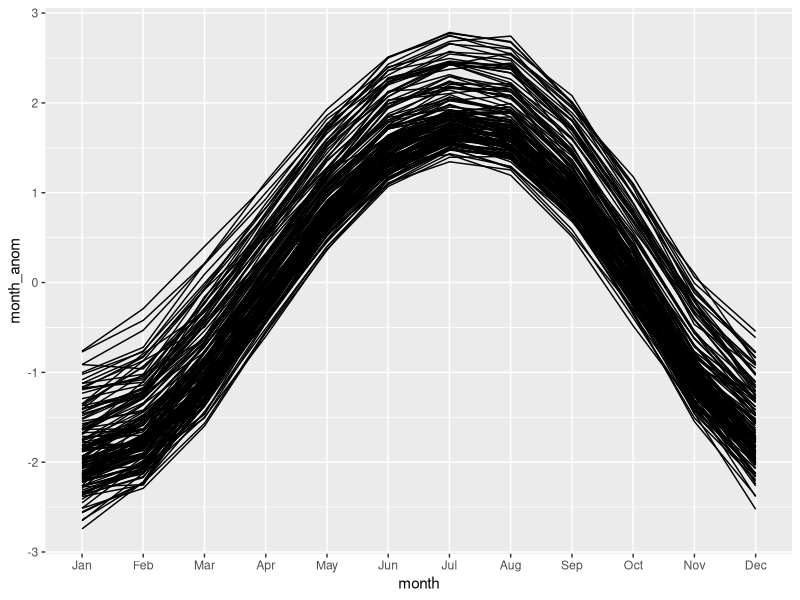

This figure's R source:
library(tidyverse)

month_anom <- 
  read_table(file = "data/merra2_seas_anom.txt", skip = 3) %>% 
  select(month = Month, seas_anom) %>% 
  mutate(month = as.numeric(month),
         month = month.abb[month])

t_data <- read_csv(file = "data/GLB.Ts+dSST.csv", skip = 1, na = "***") %>% 
  select(year = Year, all_of(month.abb)) %>% 
  pivot_longer(-year, names_to = "month", values_to = "t_diff") %>% 
  drop_na() %>%  
  inner_join(., month_anom, by = "month") %>%  #Join 2 dataframes by months
  mutate(month = factor(month, levels = month.abb),
         month_anom = t_diff + seas_anom) #Calculate month anom to generate a line plot

t_data %>% 
  ggplot(aes(x = month,
             y = month_anom,
             group = year)) + 
  geom_line()
